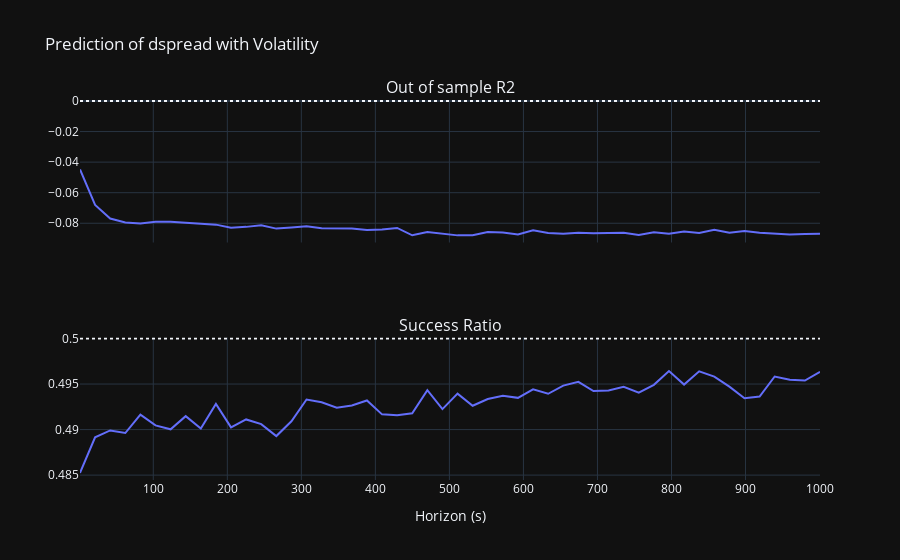

This figure's notebook cell:
### Code cell
# Calculate R2 and success ratio
for x in HORIZONS:
    r2, success = prediction_stat(f"dspread_{x}", ["volatility"])
    R2_dspread.loc[x, "Volatility"] = r2
    success_ratios_dspread.loc[x, "Volatility"] = success

# Plot
plot_stat("Volatility", "dspread", R2_dspread, success_ratios_dspread)

### Figure 1 — Plotly figure (JSON) as saved in the notebook; plotly's stock layout.template omitted (floating-point values rounded to 4 significant figures)
{"data": [{"hovertemplate": "x=%{x}<br>y=%{y}<extra></extra>", "legendgroup": "", "line": {"color": "#636efa", "dash": "solid"}, "marker": {"symbol": "circle"}, "mode": "lines", "name": "", "orientation": "v", "showlegend": false, "type": "scatter", "x": [1.001, 21.4, 41.8, 62.2, 82.6, 103.0, 123.4, 143.8, 164.2, 184.6, 205.0, 225.4, 245.8, 266.2, 286.6, 307.0, 327.4, 347.8, 368.2, 388.6, 409.0, 429.4, 449.8, 470.2, 490.6, 511.0, 531.4, 551.8, 572.2, 592.6, 613.0, 633.4, 653.8, 674.2, 694.6, 715.0, 735.4, 755.8, 776.2, 796.6, 817.0, 837.4, 857.8, 878.2, 898.6, 919.0, 939.4, 959.8, 980.2, 1001.0], "xaxis": "x", "y": [-0.04478, -0.06797, -0.07693, -0.07946, -0.08009, -0.07901, -0.07904, -0.0796, -0.08058, -0.08091, -0.08286, -0.08237, -0.08135, -0.0835, -0.08274, -0.08189, -0.08328, -0.08356, -0.08341, -0.08443, -0.08413, -0.08306, -0.08789, -0.0857, -0.08663, -0.08793, -0.08779, -0.08578, -0.086, -0.08731, -0.08456, -0.08636, -0.08686, -0.08623, -0.08652, -0.08638, -0.08623, -0.08774, -0.08589, -0.08685, -0.08533, -0.0864, -0.08434, -0.08616, -0.08505, -0.08622, -0.0866, -0.08738, -0.08702, -0.08683], "yaxis": "y"}, {"hovertemplate": "x=%{x}<br>y=%{y}<extra></extra>", "legendgroup": "", "line": {"color": "#636efa", "dash": "solid"}, "marker": {"symbol": "circle"}, "mode": "lines", "name": "", "orientation": "v", "showlegend": false, "type": "scatter", "x": [1.001, 21.4, 41.8, 62.2, 82.6, 103.0, 123.4, 143.8, 164.2, 184.6, 205.0, 225.4, 245.8, 266.2, 286.6, 307.0, 327.4, 347.8, 368.2, 388.6, 409.0, 429.4, 449.8, 470.2, 490.6, 511.0, 531.4, 551.8, 572.2, 592.6, 613.0, 633.4, 653.8, 674.2, 694.6, 715.0, 735.4, 755.8, 776.2, 796.6, 817.0, 837.4, 857.8, 878.2, 898.6, 919.0, 939.4, 959.8, 980.2, 1001.0], "xaxis": "x2", "y": [0.4852, 0.4891, 0.4899, 0.4896, 0.4916, 0.4905, 0.49, 0.4915, 0.4901, 0.4928, 0.4902, 0.4911, 0.4906, 0.4893, 0.4909, 0.4933, 0.493, 0.4924, 0.4926, 0.4932, 0.4917, 0.4916, 0.4918, 0.4943, 0.4922, 0.4939, 0.4926, 0.4934, 0.4937, 0.4935, 0.4944, 0.4939, 0.4948, 0.4952, 0.4942, 0.4943, 0.4947, 0.4941, 0.4949, 0.4964, 0.4949, 0.4964, 0.4958, 0.4947, 0.4934, 0.4936, 0.4958, 0.4955, 0.4954, 0.4963], "yaxis": "y2"}], "layout": {"annotations": [{"font": {"size": 16}, "showarrow": false, "text": "Out of sample R2", "x": 0.5, "xanchor": "center", "xref": "paper", "y": 1, "yanchor": "bottom", "yref": "paper"}, {"font": {"size": 16}, "showarrow": false, "text": "Success Ratio", "x": 0.5, "xanchor": "center", "xref": "paper", "y": 0.375, "yanchor": "bottom", "yref": "paper"}], "shapes": [{"line": {"dash": "dot"}, "type": "line", "x0": 0, "x1": 1, "xref": "x domain", "y0": 0, "y1": 0, "yref": "y"}, {"line": {"dash": "dot"}, "type": "line", "x0": 0, "x1": 1, "xref": "x2 domain", "y0": 0.5, "y1": 0.5, "yref": "y2"}], "showlegend": false, "title": {"text": "Prediction of dspread with Volatility"}, "xaxis": {"anchor": "y", "domain": [0, 1], "matches": "x2", "showticklabels": false}, "xaxis2": {"anchor": "y2", "domain": [0, 1], "title": {"text": "Horizon (s)"}}, "yaxis": {"anchor": "x", "domain": [0.625, 1]}, "yaxis2": {"anchor": "x2", "domain": [0, 0.375]}}}
